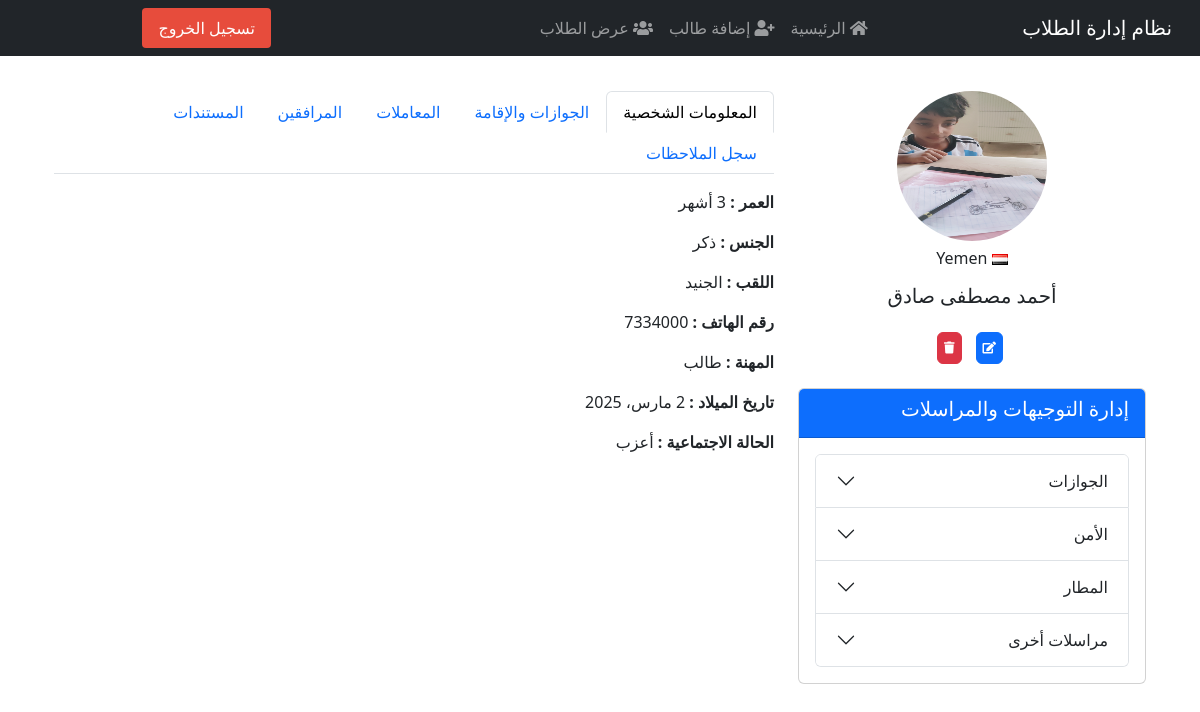
Screenshot of /student/18/ (signed in) with the database file from the repository.
### students/models.py (models this page shows, shortened)
class Student(models.Model):
    class Meta:
        verbose_name        = "الطالب"
        verbose_name_plural = "الطلاب"
    image = models.ImageField(upload_to='students_images/', blank=True, null=True, verbose_name="صورة الطالب")
    note = models.TextField(blank=True, null=True, verbose_name="ملاحظة")
    GENDER_CHOICES = [
        ('M', 'ذكر'),
        ('F', 'أنثى'),
    ]
    nationality = CountryField(verbose_name="الجنسية")
    MARITAL_STATUS_CHOICES = [
        ('single', 'أعزب'),
        ('married', 'متزوج'),
        ('divorced', 'مطلق'),
        ('widowed', 'أرمل'),
    ]
    first_name = models.CharField(max_length=100, verbose_name="الاسم الأول")
    last_name = models.CharField(max_length=100, verbose_name="اللقب")
    birth_date = models.DateField(verbose_name="تاريخ الميلاد")
    gender = models.CharField(max_length=1, choices=GENDER_CHOICES, verbose_name="الجنس")
    image = models.ImageField(upload_to='students_images/', blank=True, null=True, verbose_name="صورة الطالب")
    nationality = CountryField(verbose_name="الجنسية")
    job = models.CharField(max_length=100, verbose_name="الوظيفة", blank=True, null=True)
    marital_status = models.CharField(max_length=10, choices=MARITAL_STATUS_CHOICES, verbose_name="الحالة الاجتماعية")
    passport_number = models.CharField(max_length=50, blank=True, null=True, verbose_name="رقم الجواز")
    registration_number = models.CharField(max_length=50, blank=True, null=True, verbose_name="رقم التسجيل")
    place_of_issue = models.CharField(max_length=100, blank=True, null=True, verbose_name="مكان الإصدار")
    passport_number_old = models.CharField(max_length=50, blank=True, null=True)
    purpose = models.CharField(max_length=100, blank=True, null=True, verbose_name="الغرض")
    registration_place = models.CharField(max_length=100, blank=True, null=True, verbose_name="مكان التسجيل")
    visa_number = models.CharField(max_length=50, blank=True, null=True, verbose_name="رقم التأشيرة")
    date_of_issued = models.DateField(blank=True, null=True, verbose_name="تاريخ الإصدار")
    port_name = models.CharField(max_length=100, blank=True, null=True, verbose_name="اسم الميناء")
    date_of_registration = models.DateField(blank=True, null=True, verbose_name="تاريخ التسجيل")
    place_of_issued_residence = models.CharField(max_length=100, blank=True, null=True, verbose_name="مكان إصدار الإقامة")
    residence_number = models.CharField(max_length=50, blank=True, null=True, verbose_name="رقم الإقامة")
    residence_issue_place = models.CharField(max_length=100, blank=True, null=True, verbose_name="مكان إصدار الإقامة")
    residence_issued_date = models.DateField(blank=True, null=True, verbose_name="تاريخ إصدار الإقامة")
    residence_end_date = models.DateField(blank=True, null=True, verbose_name="تاريخ انتهاء الإقامة")
    reference_number = models.CharField(max_length=50, blank=True, null=True, verbose_name="الرقم المرجعي")
    entry_date = models.DateField(blank=True, null=True, verbose_name="تاريخ الدخول")
    end_date = models.DateField(blank=True, null=True, verbose_name="تاريخ المغادرة")
    registration_date = models.DateField(blank=True, null=True, verbose_name="تاريخ التسجيل")
    end_registration_date = models.DateField(blank=True, null=True, verbose_name="تاريخ انتهاء التسجيل")
    type_of_services = models.CharField(max_length=100, blank=True, null=True, verbose_name="نوع الخدمات")
    issuing_authority = models.CharField(max_length=100, blank=True, null=True, verbose_name="الجهة المصدرة")
    phone_number = models.CharField(max_length=20, blank=True, null=True, verbose_name="رقم الهاتف")
    companion_name = models.CharField(max_length=100, blank=True, null=True, verbose_name="اسم المرافق")
    companion_nationality = models.CharField(max_length=100, blank=True, null=True, verbose_name="جنسية المرافق")
    companion_relationship = models.CharField(max_length=100, blank=True, null=True, verbose_name="صلة القرابة")
    companion_passport_number = models.CharField(max_length=50, blank=True, null=True, verbose_name="رقم جواز المرافق")
    companion_residence_number = models.CharField(max_length=50, blank=True, null=True, verbose_name="رقم إقامة المرافق")
    companion_residence_end_date = models.DateField(blank=True, null=True, verbose_name="تاريخ انتهاء إقامة المرافق")
    note = models.TextField(blank=True, null=True, verbose_name="ملاحظة")
    class Meta:
        permissions = [
            ("can_create_correspondence", "Can create correspondence/letters"),
        ]

### students/views.py (the view)
# urls.py: path('<int:student_id>/', views.student_detail, name='student_detail'),
@login_required
def student_detail(request, student_id):
    student = get_object_or_404(Student, id=student_id)
    return render(request, 'students/student_detail.html', {'student': student})

### students/templates/students/student_detail.html (shortened to what this page needs)
{% extends "students/base.html" %}
{% load static %}
{% block content %}
<div class="container mt-4">
  <div class="row">
    <div class="col-md-4">
      <div class="text-center mb-4">
        {% if student.image and student.image.url %}
          <img src="{{ student.image.url }}" class="rounded-circle img-fluid" alt="Student Image" style="width: 150px; height: 150px;">
        {% else %}
          <img src="{% static 'students/default.png' %}" class="rounded-circle img-fluid" alt="Default Image" style="width: 150px; height: 150px;">
        {% endif %}
        <h6 class="st-na mt-2">
          <img src="{% static 'flags/' %}{{ student.nationality.code|lower }}.gif" alt="{{ student.nationality.name }}">
          {{ student.nationality.name }}
        </h6>
        <h5 class="mt-3 st-name">{{ student.first_name }}</h5>
      </div>
      <div class="student-actions mb-4 text-center">
        <a href="{% url 'student_edit' student.id %}" class="btn btn-primary me-1">
          <i class="fas fa-edit"></i>
        </a>
        <form action="{% url 'delete_student' student.id %}" method="post" class="d-inline">
          <button type="submit" class="btn btn-danger" onclick="return confirm('هل أنت متأكد من حذف هذا الطالب؟');">
            <i class="fas fa-trash"></i>
          </button>
        </form>
      </div>
      <div class="card">
        <div class="card-header bg-primary text-white">
          <h5 class="card-title">إدارة التوجيهات والمراسلات</h5>
        </div>
        <div class="card-body">
          <div class="accordion" id="directiveAccordion">
            <div class="accordion-item">
              <h2 class="accordion-header" id="headingPassport">
                <button class="accordion-button collapsed" type="button" data-bs-toggle="collapse" data-bs-target="#collapsePassport" aria-expanded="false" aria-controls="collapsePassport">
                  الجوازات
                </button>
              </h2>
            </div>
            <div class="accordion-item">
              <h2 class="accordion-header" id="headingSecurity">
                <button class="accordion-button collapsed" type="button" data-bs-toggle="collapse" data-bs-target="#collapseSecurity" aria-expanded="false" aria-controls="collapseSecurity">
                  الأمن
                </button>
              </h2>
            </div>
            <div class="accordion-item">
              <h2 class="accordion-header" id="headingAirport">
                <button class="accordion-button collapsed" type="button" data-bs-toggle="collapse" data-bs-target="#collapseAirport" aria-expanded="false" aria-controls="collapseAirport">
                  المطار
                </button>
              </h2>
            </div>
            <div class="accordion-item">
              <h2 class="accordion-header" id="headingCorrespondence">
                <button class="accordion-button collapsed" type="button" data-bs-toggle="collapse" data-bs-target="#collapseCorrespondence" aria-expanded="false" aria-controls="collapseCorrespondence">
                  مراسلات أخرى
                </button>
              </h2>
            </div>
          </div>
        </div>
      </div>
    </div>
    <div class="col-md-8">
      <ul class="nav nav-tabs" id="studentTabs" role="tablist">
        <li class="nav-item">
          <button class="nav-link active" id="personal-tab" data-bs-toggle="tab" data-bs-target="#personal" type="button">المعلومات الشخصية</button>
        </li>
        <li class="nav-item">
          <button class="nav-link" id="passport-tab" data-bs-toggle="tab" data-bs-target="#passport" type="button">الجوازات والإقامة</button>
        </li>
        <li class="nav-item">
          <button class="nav-link" id="services-tab" data-bs-toggle="tab" data-bs-target="#services" type="button">المعاملات</button>
        </li>
        <li class="nav-item">
          <button class="nav-link" id="companion-tab" data-bs-toggle="tab" data-bs-target="#companion" type="button">المرافقين</button>
        </li>
        <li class="nav-item">
          <button class="nav-link" id="documents-tab" data-bs-toggle="tab" data-bs-target="#documents" type="button">المستندات</button>
        </li>
        <li class="nav-item">
          <button class="nav-link" id="note-tab" data-bs-toggle="tab" data-bs-target="#note" type="button">سجل الملاحظات</button>
        </li>
      </ul>
      <div class="tab-content mt-3">
        <div class="tab-pane fade show active" id="personal">
          <p><strong>العمر :</strong> {{ student.birth_date|timesince }}</p>
          <p><strong>الجنس :</strong> {{ student.get_gender_display }}</p>
          <p><strong>اللقب :</strong> {{ student.last_name }}</p>
          <p><strong>رقم الهاتف :</strong> {{ student.phone_number }}</p>
          <p><strong>المهنة :</strong> {{ student.job }}</p>
          <p><strong>تاريخ الميلاد :</strong> {{ student.birth_date }}</p>
          <p><strong>الحالة الاجتماعية :</strong> {{ student.get_marital_status_display }}</p>
        </div>
      </div>
    </div>
  </div>
</div>
{% endblock %}

### students/static/css/style.css (style rules this page uses)
body { font-family: 'Tajawal', sans-serif; text-align: right; }
.card { margin-bottom: 20px; }
.card-header { font-size: 1.2em; font-weight: bold; }
.card-body { padding: 20px; }
h6.st-na { margin-top: 16px; }
.student-actions { margin-top: 10px; display: flex; gap: 10px; justify-content: center; }
a.btn.btn-primary, .btn.btn-danger { font-size: 12px; padding: 6px; }

### students/templates/students/student_detail.html (style rules this page uses)
.accordion-button { justify-content: flex-start; }
.accordion-button::after { margin-left: 0; margin-right: auto; }

### rows the page displays
Student: image (picture), nationality.name "Yemen", first_name "أحمد مصطفى صادق", birth_date "3 أشهر", gender "ذكر", last_name "الجنيد", phone_number "7334000", job "طالب", birth_date "2 مارس، 2025", marital_status "أعزب"
